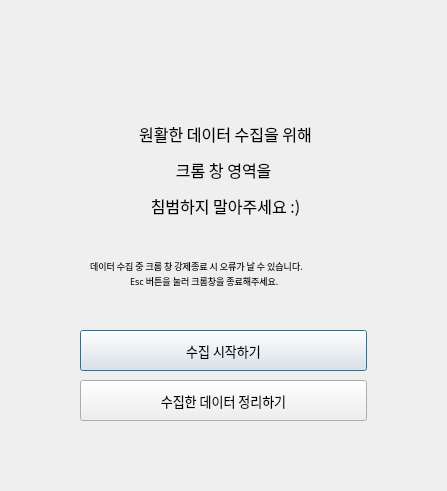
<?xml version="1.0" encoding="UTF-8"?>
<ui version="4.0">
 <class>Dialog</class>
 <widget class="QDialog" name="Dialog">
  <property name="geometry">
   <rect>
    <x>0</x>
    <y>0</y>
    <width>447</width>
    <height>491</height>
   </rect>
  </property>
  <property name="windowTitle">
   <string>데이터 수집하기</string>
  </property>
  <property name="windowIcon">
   <iconset resource="testResource.qrc">
    <normaloff>:/background/로고_아이콘.png</normaloff>:/background/로고_아이콘.png</iconset>
  </property>
  <widget class="QPushButton" name="pushButton">
   <property name="geometry">
    <rect>
     <x>80</x>
     <y>330</y>
     <width>287</width>
     <height>41</height>
    </rect>
   </property>
   <property name="font">
    <font>
     <family>경기천년제목 Medium</family>
     <pointsize>10</pointsize>
    </font>
   </property>
   <property name="text">
    <string>수집 시작하기</string>
   </property>
  </widget>
  <widget class="QLabel" name="label_2">
   <property name="geometry">
    <rect>
     <x>60</x>
     <y>10</y>
     <width>341</width>
     <height>471</height>
    </rect>
   </property>
   <property name="text">
    <string/>
   </property>
   <property name="pixmap">
    <pixmap resource="testResource.qrc">:/background/bg.png</pixmap>
   </property>
  </widget>
  <widget class="QLabel" name="label">
   <property name="geometry">
    <rect>
     <x>90</x>
     <y>110</y>
     <width>271</width>
     <height>121</height>
    </rect>
   </property>
   <property name="font">
    <font>
     <family>경기천년제목 Medium</family>
     <pointsize>12</pointsize>
    </font>
   </property>
   <property name="text">
    <string>&lt;html&gt;&lt;head/&gt;&lt;body&gt;&lt;p align=&quot;center&quot;&gt;원활한 데이터 수집을 위해&lt;/p&gt;&lt;p align=&quot;center&quot;&gt;크롬 창 영역을 &lt;/p&gt;&lt;p align=&quot;center&quot;&gt;침범하지 말아주세요 :)&lt;/p&gt;&lt;/body&gt;&lt;/html&gt;</string>
   </property>
  </widget>
  <widget class="QLabel" name="label_3">
   <property name="geometry">
    <rect>
     <x>90</x>
     <y>240</y>
     <width>271</width>
     <height>51</height>
    </rect>
   </property>
   <property name="font">
    <font>
     <family>경기천년제목 Light</family>
     <pointsize>7</pointsize>
    </font>
   </property>
   <property name="text">
    <string>데이터 수집 중 크롬 창 강제종료 시 오류가 날 수 있습니다.</string>
   </property>
  </widget>
  <widget class="QLabel" name="label_4">
   <property name="geometry">
    <rect>
     <x>130</x>
     <y>260</y>
     <width>201</width>
     <height>41</height>
    </rect>
   </property>
   <property name="font">
    <font>
     <family>경기천년제목 Light</family>
     <pointsize>7</pointsize>
    </font>
   </property>
   <property name="text">
    <string>Esc 버튼을 눌러 크롬창을 종료해주세요.</string>
   </property>
  </widget>
  <widget class="QPushButton" name="pushButton_2">
   <property name="geometry">
    <rect>
     <x>80</x>
     <y>380</y>
     <width>287</width>
     <height>41</height>
    </rect>
   </property>
   <property name="font">
    <font>
     <family>경기천년제목 Medium</family>
     <pointsize>10</pointsize>
    </font>
   </property>
   <property name="text">
    <string>수집한 데이터 정리하기</string>
   </property>
  </widget>
  <zorder>label_2</zorder>
  <zorder>pushButton</zorder>
  <zorder>label</zorder>
  <zorder>label_3</zorder>
  <zorder>label_4</zorder>
  <zorder>pushButton_2</zorder>
 </widget>
 <resources>
  <include location="testResource.qrc"/>
  <include location="testResource.qrc"/>
 </resources>
 <connections>
  <connection>
   <sender>pushButton</sender>
   <signal>clicked()</signal>
   <receiver>Dialog</receiver>
   <slot>collect_1()</slot>
   <hints>
    <hint type="sourcelabel">
     <x>317</x>
     <y>336</y>
    </hint>
    <hint type="destinationlabel">
     <x>433</x>
     <y>295</y>
    </hint>
   </hints>
  </connection>
  <connection>
   <sender>pushButton_2</sender>
   <signal>clicked()</signal>
   <receiver>Dialog</receiver>
   <slot>collect_3()</slot>
   <hints>
    <hint type="sourcelabel">
     <x>100</x>
     <y>401</y>
    </hint>
    <hint type="destinationlabel">
     <x>21</x>
     <y>397</y>
    </hint>
   </hints>
  </connection>
 </connections>
 <slots>
  <slot>collect()</slot>
  <slot>collect_1()</slot>
  <slot>collect_2()</slot>
  <slot>collect_3()</slot>
 </slots>
</ui>
